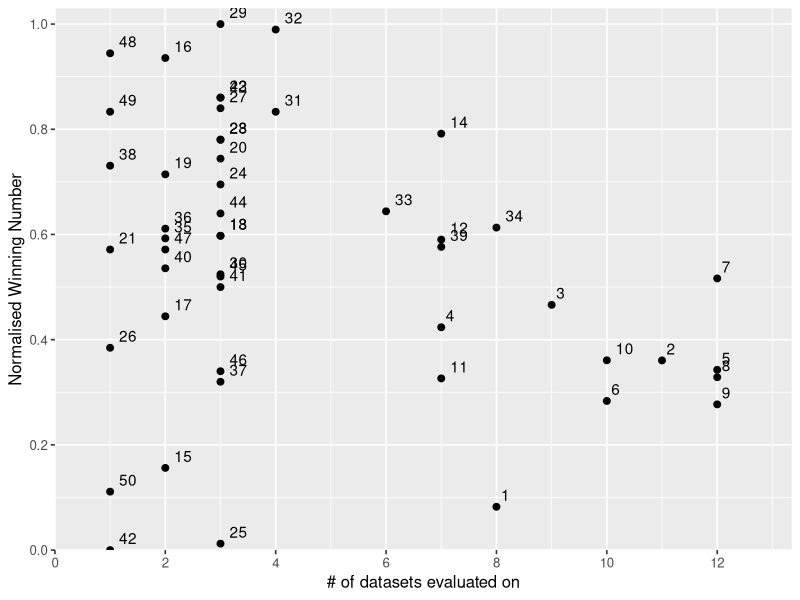

The R source for this figure:
setwd("C:/Git-data/Afstuderen/method_selection")
require(ggplot2)

ltr_data = read.csv("map_results.csv")
temp <- ltr_data[,c(2:(length(ltr_data)-2))]
winnum <- apply(temp, 2, function(x) sapply(x, function(y) if(is.na(y)){NA}else{sum(x[!is.na(x)]<y)}))
winnum <- data.frame(winnum)
ideal_winnum <- apply(winnum, 2, function(x) sapply(x, function(y) if(is.na(y)){0}else{if(length(x[!is.na(x)]) == 0){0}else{max(x[!is.na(x)])}}))
summed_winnum <- apply(winnum, 1, function(x) sum(x,na.rm=TRUE))
summed_ideal_winnum <- apply(ideal_winnum, 1, function(x) sum(x,na.rm=TRUE))

norm_winnum <- summed_winnum/summed_ideal_winnum

nr_measurements <- apply(temp,1,function(x) sum(!is.na(x)))

output <- data.frame("Method" = ltr_data[,1], "Normalised_winning_number" = norm_winnum, "Nr_measurements"=nr_measurements)

# add ID's to output
output$id <- seq_len(nrow(output))
nc <- ncol(output)
output <- output[, c(nc, 1:(nc-1))]

# plot graph
ggplot(output, aes(Nr_measurements,Normalised_winning_number)) + geom_point(size=2) + 
  geom_text(aes(label=id), hjust=-0.5, vjust=-0.5) + 
  theme_grey(base_size=12, base_family="") + 
  scale_x_continuous("# of datasets evaluated on", expand = c(0,0), breaks=c(0,2,4,6,8,10,12)) +
  scale_y_continuous("Normalised Winning Number", expand = c(0,0), breaks=c(0,0.2,0.4,0.6,0.8,1.0)) +
  expand_limits(x = c(0,13.35), y = c(0,1.03))
